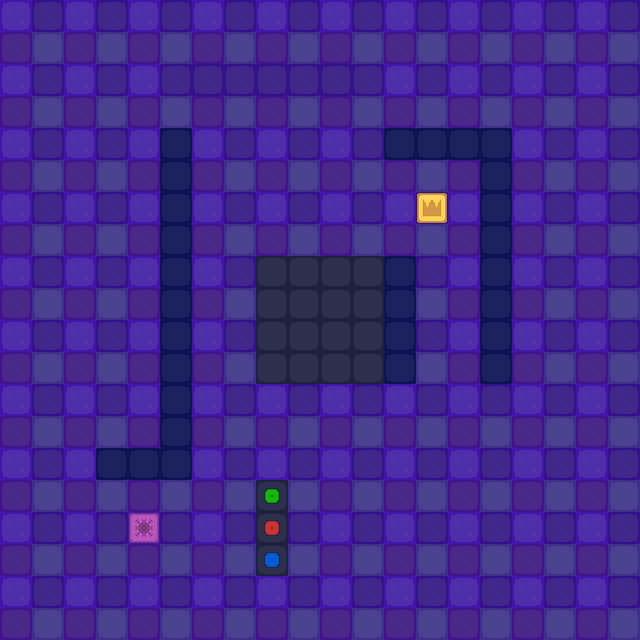

Rendered tile map (Tiled .tmx) drawn with the repository's tilesets; below, a short description and the full map source, tile grids included:
An orthogonal 20x20 tile map with 32x32 px tiles, 2 tile layers (background, interactable) and 10 objects.

<map version="1.10" tiledversion="1.11.2" orientation="orthogonal" renderorder="right-down" width="20" height="20" tilewidth="32" tileheight="32" infinite="0" nextlayerid="6" nextobjectid="27">
 <tileset firstgid="1" source="gamefield.tsx" />
 <layer id="1" name="background" width="20" height="20">
  <data encoding="csv">
1,2,1,2,1,2,1,2,1,2,1,2,1,2,1,2,1,2,1,2,
11,12,11,12,11,12,11,12,11,12,11,12,11,12,11,12,11,12,11,12,
1,2,1,2,1,2,2,2,2,2,2,2,1,2,1,2,1,2,1,2,
11,12,11,12,11,12,11,12,11,12,11,12,11,12,11,12,11,12,11,12,
1,2,1,2,1,3,1,2,1,2,1,2,3,3,3,3,1,2,1,2,
11,12,11,12,11,3,11,12,11,12,11,12,11,12,11,3,11,12,11,12,
1,2,1,2,1,3,1,2,1,2,1,2,1,2,1,3,1,2,1,2,
11,12,11,12,11,3,11,12,11,12,11,12,11,12,11,3,11,12,11,12,
1,2,1,2,1,3,1,2,13,13,13,13,3,2,1,3,1,2,1,2,
11,12,11,12,11,3,11,12,13,13,13,13,3,12,11,3,11,12,11,12,
1,2,1,2,1,3,1,2,13,13,13,13,3,2,1,3,1,2,1,2,
11,12,11,12,11,3,11,12,13,13,13,13,3,12,11,3,11,12,11,12,
1,2,1,2,1,3,1,2,1,2,1,2,1,2,1,2,1,2,1,2,
11,12,11,12,11,3,11,12,11,12,11,12,11,12,11,12,11,12,11,12,
1,2,1,3,3,3,1,2,1,2,1,2,1,2,1,2,1,2,1,2,
11,12,11,12,11,12,11,12,13,12,11,12,11,12,11,12,11,12,11,12,
1,2,1,2,1,2,1,2,13,2,1,2,1,2,1,2,1,2,1,2,
11,12,11,12,11,12,11,12,13,12,11,12,11,12,11,12,11,12,11,12,
1,2,1,2,1,2,1,2,1,2,1,2,1,2,1,2,1,2,1,2,
11,12,11,12,11,12,11,12,11,12,11,12,11,12,11,12,11,12,11,12
</data>
 </layer>
 <layer id="3" name="interactable" width="20" height="20">
  <data encoding="csv">
0,0,0,0,0,0,0,0,0,0,0,0,0,0,0,0,0,0,0,0,
0,0,0,0,0,0,0,0,0,0,0,0,0,0,0,0,0,0,0,0,
0,0,0,0,0,0,0,0,0,0,0,0,0,0,0,0,0,0,0,0,
0,0,0,0,0,0,0,0,0,0,0,0,0,0,0,0,0,0,0,0,
0,0,0,0,0,0,0,0,0,0,0,0,0,0,0,0,0,0,0,0,
0,0,0,0,0,0,0,0,0,0,0,0,0,0,0,0,0,0,0,0,
0,0,0,0,0,0,0,0,0,0,0,0,0,22,0,0,0,0,0,0,
0,0,0,0,0,0,0,0,0,0,0,0,0,0,0,0,0,0,0,0,
0,0,0,0,0,0,0,0,0,0,0,0,0,0,0,0,0,0,0,0,
0,0,0,0,0,0,0,0,0,0,0,0,0,0,0,0,0,0,0,0,
0,0,0,0,0,0,0,0,0,0,0,0,0,0,0,0,0,0,0,0,
0,0,0,0,0,0,0,0,0,0,0,0,0,0,0,0,0,0,0,0,
0,0,0,0,0,0,0,0,0,0,0,0,0,0,0,0,0,0,0,0,
0,0,0,0,0,0,0,0,0,0,0,0,0,0,0,0,0,0,0,0,
0,0,0,0,0,0,0,0,0,0,0,0,0,0,0,0,0,0,0,0,
0,0,0,0,0,0,0,0,24,0,0,0,0,0,0,0,0,0,0,0,
0,0,0,0,21,0,0,0,26,0,0,0,0,0,0,0,0,0,0,0,
0,0,0,0,0,0,0,0,25,0,0,0,0,0,0,0,0,0,0,0,
0,0,0,0,0,0,0,0,0,0,0,0,0,0,0,0,0,0,0,0,
0,0,0,0,0,0,0,0,0,0,0,0,0,0,0,0,0,0,0,0
</data>
 </layer>
 <objectgroup id="4" name="zones">
  <object id="1" x="421.432" y="196.788" width="20.7839" height="21.6294">
   <properties>
    <property name="type" value="win" />
   </properties>
  </object>
  <object id="11" x="259.818" y="483" width="24.3636" height="25.0909">
   <properties>
    <property name="color" value="green" />
    <property name="type" value="colored" />
   </properties>
  </object>
  <object id="15" x="260.227" y="515.455" width="23.8182" height="24.7273">
   <properties>
    <property name="color" value="red" />
    <property name="type" value="colored" />
   </properties>
  </object>
  <object id="16" x="260.455" y="547.545" width="22.6364" height="24.0909">
   <properties>
    <property name="color" value="blue" />
    <property name="type" value="colored" />
   </properties>
  </object>
 </objectgroup>
 <objectgroup id="5" name="walls" visible="0">
  <object id="4" x="259.75" y="259.25" width="151.75" height="120.25" />
  <object id="5" x="100.667" y="450.667" width="88" height="25.3333" />
  <object id="6" x="164.667" y="128.667" width="22.6667" height="318" />
  <object id="8" x="484.667" y="132" width="22.6667" height="245.333" />
  <object id="9" x="388.667" y="130" width="90.6667" height="24" />
  <object id="19" x="260.5" y="482" width="24" height="91" />
 </objectgroup>
</map>
